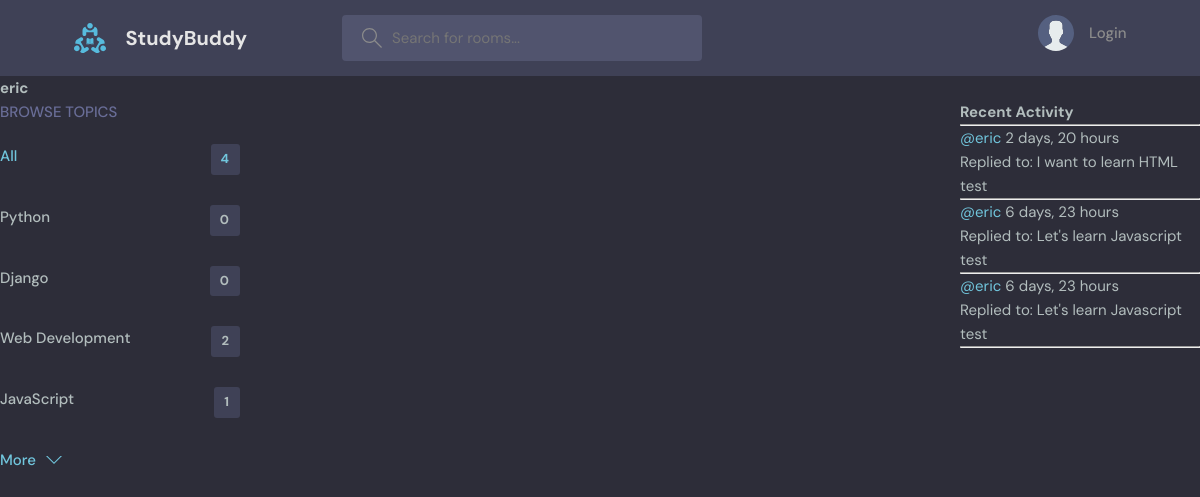
The page /profile/3/ on the database as committed earlier.
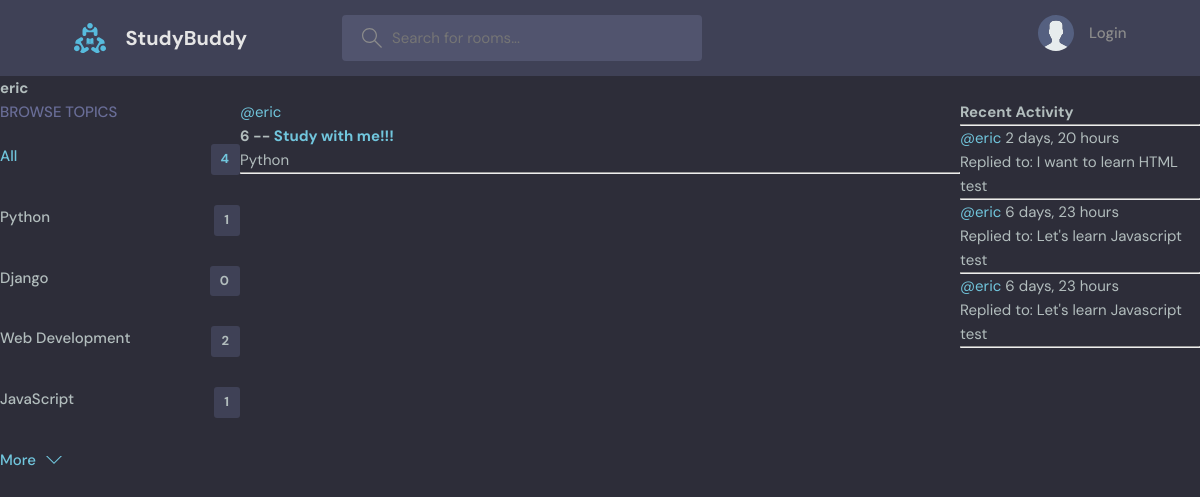
The same page on the database as committed later.
### base/models.py (models this page shows, shortened)
class Topic(models.Model):
    name = models.CharField(max_length=200)

class Message(models.Model):
    user = models.ForeignKey(User, on_delete=models.CASCADE)
    Room = models.ForeignKey(Room, on_delete=models.CASCADE)
    body = models.TextField()
    created_at = models.DateTimeField(auto_now_add=True)
    updated_at = models.DateTimeField(auto_now=True)
    class Meta:
        ordering = ['-updated_at', '-created_at']
    def __str__(self):
        return self.body[0:50]

class Room(models.Model):
    hosts = models.ForeignKey(User, on_delete=models.SET_NULL, null=True)
    topic = models.ForeignKey(Topic, on_delete=models.SET_NULL, null=True)
    name = models.CharField(max_length=100)
    description = models.TextField(null=True, blank=True)
    participants = models.ManyToManyField(User, related_name='participants', blank=True)
    created_at = models.DateTimeField(auto_now_add=True)
    updated_at = models.DateTimeField(auto_now=True)
    class Meta:
        ordering = ['-updated_at', '-created_at']
    def __str__(self):
        return self.name

### base/views.py (the view)
# urls.py: path('profile/<str:pk>/', views.user_profile, name='user-profile'),
def user_profile(request, pk):
    user = User.objects.get(id=pk)
    rooms = user.room_set.all()
    room_messages = user.message_set.all()
    topics = Topic.objects.all()
    context = {'user': user, 'rooms': rooms, 'topics': topics, 'room_messages': room_messages}
    return render(request, 'base/profile.html', context)

### base/templates/base/profile.html (shortened to what this page needs)
{% extends 'main.html' %}
{% block content %}
<h1>{{user.username}}</h1>
<div class="profile-container">
    <div>
        {% include 'base/topic_component.html' %}
    </div>
    <div>
        {% include 'base/feed_component.html' %}
    </div>
    <div>
        {% include 'base/activity_component.html' %}
    </div>
</div>
{% endblock %}

### templates/main.html (shortened to what this page needs)
<!DOCTYPE html>
{% load static %}
<html lang="en">
  <head>
    <link rel="stylesheet" href="{% static 'styles/style.css' %}" />
  </head>
  <body>
    {% include 'navbar.html' %}
    {% block content %}
    {% endblock %}
  </body>
</html>

### templates/navbar.html (shortened to what this page needs)
{% load static %}
<header class="header header--loggedIn">
      <div class="container">
        <a href="{% url 'home' %}" class="header__logo">
          <img src="{% static 'images/logo.svg' %}" />
          <h1>StudyBuddy</h1>
        </a>
        <form class="header__search" method="GET" action="{% url 'home' %}">
          <label>
            <input name="q" placeholder="Search for rooms..." />
          </label>
        </form>
        <nav class="header__menu">
          {% if request.user.is_authenticated %}
          <div class="header__user">
            <a href="profile.html">
              <div class="avatar avatar--medium active">
                <img src="https://randomuser.me/api/portraits/men/37.jpg" />
              </div>
              <p>{{ request.user.username }} <span>@{{ request.user.username }}</span></p>
            </a>
            <button class="dropdown-button">
              <svg version="1.1" xmlns="http://www.w3.org/2000/svg" width="32" height="32" viewBox="0 0 32 32">
                <title>chevron-down</title>
                <path d="M16 21l-13-13h-3l16 16 16-16h-3l-13 13z"></path>
              </svg>
            </button>
          </div>
          {% else %}
          <a href="{% url 'login' %}">
            <img src="{% static 'images/avatar.svg' %}" />
            <p>Login</p>
          </a>
          {% endif %}
        </nav>
      </div>
    </header>

### base/templates/base/topic_component.html
<div class="topics">
    <div class="topics__header">
    <h2>Browse Topics</h2>
    </div>
    <ul class="topics__list">
    <li>
        <a href="{% url 'home' %}" class="active">All <span>{{ topics.count }}</span></a>
    </li>
    {% for topic in topics %}
    <li>
        <a href="{% url 'home' %}?q={{topic.name}}">{{ topic.name }} <span>{{ topic.room_set.all.count }}</span></a>
    </li>
    {% endfor %}
    </ul>
    <a class="btn btn--link" href="topics.html">
    More
    <svg version="1.1" xmlns="http://www.w3.org/2000/svg" width="32" height="32" viewBox="0 0 32 32">
        <title>chevron-down</title>
        <path d="M16 21l-13-13h-3l16 16 16-16h-3l-13 13z"></path>
    </svg>
    </a>
</div>

### base/templates/base/feed_component.html (shortened to what this page needs)
<div class="row">
    {% for room in rooms %}
    <div class="column">
        <a href="{% url 'user-profile' room.hosts.id %}"> @{{ room.hosts.username }} </a>
        <h5>{{room.id}} -- <a href="{% url 'rooms' room.id %}">{{room.name}}</a></h5>
        <small>{{room.topic.name}}</small>
        <hr>
    </div>
    {% endfor %}
</div>

### base/templates/base/activity_component.html (shortened to what this page needs)
<h3>Recent Activity</h3>
<hr>
{% for message in room_messages %}
<div>
    <small><a href="{% url 'user-profile' message.user.id %}">@{{message.user}}</a> {{message.created_at|timesince}}</small>
    <br>
    <small>Replied to: {{message.Room}}</small>
    <p>{{message}}</p>
    <hr>
</div>
{% endfor %}

### static/styles/style.css (style rules this page uses)
:root { --color-main: #71c6dd; --color-main-light: #e1f6fb; --color-dark: #3f4156; --color-dark-medium: #51546e; --color-dark-light: #696d97; --color-light: #e5e5e5; --color-gray: #8b8b8b; --color-light-gray: #b2bdbd; --color-bg: #2d2d39; --color-success: #5dd693; --color-error: #fc4b0b; }
* { font-family: "DM Sans", -apple-system, BlinkMacSystemFont, "Segoe UI", Roboto, Oxygen, Ubuntu, Cantarell, "Open Sans", "Helvetica Neue", sans-serif; margin: 0; padding: 0; box-sizing: border-box; text-rendering: optimizeLegibility; font-size: inherit; }
html { font-size: 56.25%; }
@media only screen and (min-width: 1200px) { html { font-size: 62.5%; } }
body { line-height: 1.6; font-weight: 400; font-size: 1.5rem; color: var(--color-light-gray); background-color: var(--color-bg); min-height: 100vh; }
img { width: 100%; }
a { display: inline-block; color: var(--color-main); text-decoration: none; }
.container { max-width: 120rem; width: 90%; margin: auto; }
.btn { background-color: transparent; border: none; display: inline-flex; align-items: center; gap: 1rem; cursor: pointer; transition: all ease-in-out 0.3s; padding: 1rem 2rem; border-radius: 5px; box-shadow: 1px 1px 3px 1px rgba(0, 0, 0, 0.15); font-weight: 500; }
.btn--link { border-radius: 0; padding: 0; color: var(--color-main); box-shadow: none; }
.btn > svg { fill: currentColor; width: 1.6rem; height: 1.6rem; }
.header { padding: 1.5rem; background-color: var(--color-dark); }
.header > .container { display: flex; gap: 9.5rem; }
.header__logo, .header__user { display: flex; gap: 2rem; align-items: center; }
.header__logo > img { height: 3.2rem; width: 3.2rem; }
.header__logo > h1 { font-weight: 700; font-size: 2rem; color: var(--color-light); }
.header__search > label { background-color: var(--color-dark-medium); padding: 1.3rem 1rem; display: flex; align-items: center; gap: 1rem; border-radius: 4px; }
.header__search svg { fill: var(--color-gray); width: 2rem; height: 2rem; margin-left: 1rem; }
.header__search input { width: 30rem; background: transparent; border: none; outline: none; color: var(--color-light); }
.header__menu { margin-left: auto; position: relative; }
.header__menu a { display: flex; gap: 1.5rem; align-items: center; font-weight: 500; text-decoration: none; color: var(--color-gray); }
.header__menu img { height: 3.6rem; }
.header__menu p { line-height: 1.2; }
.topics__header { margin-bottom: 2rem; }
.topics__header h2 { text-transform: uppercase; font-weight: 500; color: var(--color-dark-light); }
.topics__list { list-style: none; }
.topics__list li a { display: flex; justify-content: space-between; margin-bottom: 3rem; font-weight: 500; color: var(--color-light-gray); transition: all 0.3s ease-in-out; }
.topics__list li a.active, .topics__list li a:hover { color: var(--color-main); }
.topics__list li a span { padding: 0.5rem 1rem; background-color: var(--color-dark); border-radius: 3px; font-size: 1.3rem; font-weight: 700; letter-spacing: 1px; }

### base/templates/base/profile.html (style rules this page uses)
.profile-container { display: grid; grid-template-columns: 1fr 3fr 1fr; }

Rows that differ between the two databases and show on the page:
computed for Topic "Python": room_set.all.count "0" → "1"
added Room: hosts.username "eric", id "6", name "Study with me!!!", topic.name "Python"
